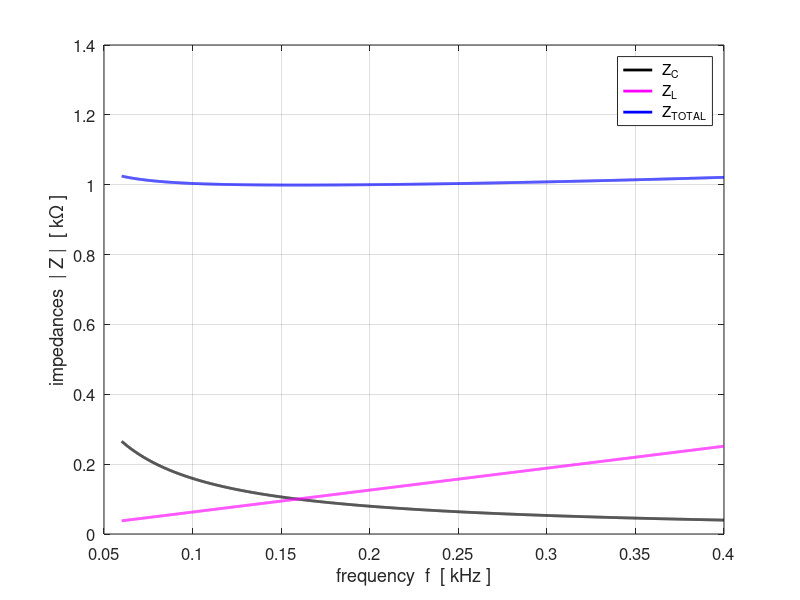

Recreate this plot in MATLAB. (Note: this script raises an error after producing the figure.)
% CRLCs1.m

% Modelling a resonance circuit
% RLC series resoance circuit

% Ian Cooper
% School of Physics, University of Sydney
% email: ian.cooper@sydney.edu.au
% ../mphome.htm
% 180103 


clear all
close all
clc

% ========================================================================
%   INPUTS   default values [ ]
% =======================================================================

% inductance Z1 [10e-3 H]
   L = 100e-3;
% capacitance Z2 [1.0e-8 F]
   C = 10e-6;  
% series resistance Z3 [ 1e2 ohms]    
   R = 1000;
% OUTPUT (LOAD) resistance Z4 [1e6 ohms]
   ROUT = 1e6;
% input voltage emf [10 V]
   V_IN = 110;
% frequency range [2000 to 50e3 Hz   5000]   
   fMin = 60; fMax = 400; N = 5000;
   
   
% =======================================================================  
%   CALCULATIONS
% =======================================================================   
   f = linspace(fMin,fMax, N); 
   w = (2*pi).*f;
   
% impedances
   Z1 = 1i .* w .* L;            % inductive impedance (reactance)
   Z2 = -1i ./ (w .*C);    % capacitive impedance (reactance)
   Z3 = R;                 % series resistance
   Z4 = ROUT;              % output or load resistance
  
   Z5 = 1./ (1./Z3 + 1./Z4);    % parallel combination
   Z6 = Z1 + Z2 + Z5;                % total circuit impedance

% currents [A] and voltages [V]
   I1 = V_IN ./ Z6;
   I2 = I1;
   V1 = I1 .* Z1;
   V2 = I2 .* Z2;
   V_OUT = V_IN - V1 - V2;
   V3 = V_OUT; V4 = V_OUT;
   I3 = V_OUT ./ Z3;
   I4 = V_OUT ./ Z4;
   
% phases
     phi_1   = angle(V1);
     phi_2   = angle(V2);
     phi_3   = angle(V3);
     
     theta_1 = angle(I1); 
     theta_2 = angle(I2);
     theta_3 = angle(I3);
     theta_4 = angle(I4);
    
% Resonance frequencies and Bandwidth calculations
   f0 = 1/(2*pi*sqrt(L*C));
   
   Ipeak = max(abs(I1));           % max input current
   k = find(abs(I1) == Ipeak);     % index for peak voltage gain
   f_peak = f(k);                  % frequency at peak 
 
   I3dB = Ipeak/sqrt(2);           % 3 dB points
   kB = find(abs(I1) > I3dB);       % indices for 3dB peak
   k1 = min(kB); f1 = f(k1);
   k2 = max(kB); f2 = f(k2);
   df = f2-f1;                   % bandwidth 
   Q = f0 / df;                  % quality factor
   
% P_OUT = V_OUT .* I2;          % power delivered to load
   P_OUT = V_OUT .* I4;  
   P_emf = V_IN .* I1;
   
% =======================================================================   
% TIME DOMAIN    select source frequency 
% =======================================================================
   c = 1;
%  c = 1 fs = f_peak; 
%  c = 2 fs = f1;
%  c = 3 fs = f2
   if c == 1; kk = k; fs = f_peak; kk = k; end
   if c == 2; kk = k1; fs = f1; end
   if c == 3; kk = k2; fs = f2; end
fs = 60;
    Ns = 500;
    ws = 2*pi*fs;
    Ts = 1/fs;
    tMin = 0;
    tMax = 3*Ts;
    t = linspace(tMin,tMax,Ns);
    
    emf = real(V_IN .* exp(1j*ws*t));
    v1 = real(abs(V1(kk)) .* exp(1j*(ws*t + phi_1(kk))));
    v2 = real(abs(V2(kk)) .* exp(1j*(ws*t + phi_2(kk))));
    v3 = real(abs(V3(kk)) .* exp(1j*(ws*t + phi_3(kk))));
    
    i1 = real(abs(I1(kk)) .* exp(1j*(ws*t + theta_1(kk))));
    i3 = real(abs(I3(kk)) .* exp(1j*(ws*t + theta_3(kk))));
    i4 = real(abs(I4(kk)) .* exp(1j*(ws*t + theta_4(kk))));
    
   
% =======================================================================
%  OUTPUTS IN COMMAND WINDOW
% =======================================================================
    fprintf('theoretical resonance frequency f0 = %3.0f Hz \n',f0);
    fprintf('peak frequency f_peak = %3.0f Hz \n',f_peak);
    fprintf('half power frequencies f1 = %3.0f Hz  %3.0f  Hz \n',f1,f2);
    fprintf('bandwidth   df = %3.0f Hz \n',df);
    fprintf('quality factor  Q  =  %3.2f  \n',Q);
%   fprintf('current at junction I_sum  =  %3.2f mA  \n',max(1e3*I_sum));


% =======================================================================
%   GRAPHICS
% =======================================================================
   fss = 12;
figure(1)   % impedances -----------------------------------------------
   pos = [0.07 0.05 0.30 0.33];
   set(gcf,'Units','normalized');
   set(gcf,'Position',pos);
   set(gcf,'color','w');

   xP = f./1e3; yP = abs(Z2)./1e3;        % capacitve reactance
   plot(xP, yP,'k','linewidth',2);   
   hold on
   yP = abs(Z1)./1e3;                     % inductive impedance
   plot(xP, yP,'m','linewidth',2);   
   yP = abs(Z6)./1e3;                     % total impedance
   plot(xP, yP,'b','linewidth',2);
   legend(' Z_C',' Z_L',' Z_{TOTAL}');
   grid on
   xlabel('frequency  f  [ kHz ]')
   ylabel('impedances  | Z |  [ k\Omega ]');
   %set(gca,'yLim',[0 5]);
   set(gca,'fontsize',fss)
   
figure(2)    % current   ------------------------------------------
   pos = [0.05 0.48 0.30 0.33];
   set(gcf,'Units','normalized');
   set(gcf,'Position',pos);
   set(gcf,'color','w');
   
   yyaxis left
   xP = f./1e3; yP = abs(I1.*1e3);
   plot(xP,yP,'b','lineWidth',2);
   %set(gca,'yLim',[0 100]);
   xlabel('frequency  f  [ kHz ]')
   ylabel('input current  I_{IN}  [ mA ]');
   ax = gca;
   ax.YAxis(1).Color = 'b';
   set(gca,'fontsize',fss);
   grid on
   
   yyaxis right
   yP = theta_1./pi;
   plot(xP,yP,'r','lineWidth',2);
   %set(gca,'yLim',[0 4e4]);
   ylabel('phase   I_{IN}    [ rad / \pi ]');
   ax.YAxis(2).Color = 'r';
   set(gca,'yLim',[-0.52 0.52]);
   set(gca,'yTick',-0.5:0.25:0.5);
   set(gca,'fontsize',fss);
   
   
figure(3)   % voltages -------------------------------------------
   pos = [0.38 0.05 0.30 0.33];
   set(gcf,'Units','normalized');
   set(gcf,'Position',pos);
   set(gcf,'color','w');

   
   xP = f./1e3; yP = V_IN .* ones(N,1);
   plot(xP,yP,'b','lineWidth',2);
   hold on
   yP = abs(V1);
   plot(xP,yP,'m','lineWidth',2);
   yP = abs(V2);
   plot(xP,yP,'k','lineWidth',2);
   yP = abs(V3);
   plot(xP,yP,'r','lineWidth',2);
   yP = abs(V1+V2);
   plot(xP,yP,'g-','lineWidth',2);
   
   set(gca,'fontsize',14);
   %set(gca,'yLim',[-0.20 V_IN + 0.2]);
   ylabel('voltages  [ V ]');
   xlabel('frequency  f  [ kHz ]')
   legend('emf','V_L','V_C','V_{OUT}','V_L + V_C');
   grid on
   %set(gca,'yLim',[0 100]);

%   
figure(4)   % power -------------------------------------------
   pos = [0.38 0.48 0.30 0.33];
   set(gcf,'Units','normalized');
   set(gcf,'Position',pos);
   set(gcf,'color','w');

   yyaxis left
   xP = f./1e3; yP = 1e3.*abs(P_OUT);        
   plot(xP, yP,'b','linewidth',2);   
   xlabel('frequency  f  [ kHz ]')
   ylabel('P_{OUT}   [ mW ]');
   ax = gca;
   ax.YAxis(1).Color = 'b';
   set(gca,'fontsize',fss);
   grid on
   
   
   yyaxis right
   yP = abs(P_emf);        
   plot(xP, yP,'r','linewidth',2);  
   grid on
   ylabel('P_{IN}   [ W ]');
   set(gca,'fontsize',fss) 
   set(gca,'yLim',[0 1]);
   

figure(5)   % voltage for L and C ------------------------------
   pos = [0.69 0.05 0.30 0.33];
   set(gcf,'Units','normalized');
   set(gcf,'Position',pos);
   set(gcf,'color','w');

   xP = f./1e3; yP = phi_1 ./ pi;        
   plot(xP, yP,'m','linewidth',2);   
   hold on
   yP = phi_2 ./ pi;
   plot(xP, yP,'k','linewidth',2);  
   legend(' V_L',' V_C');
   grid on
   xlabel('frequency  f  [ kHz ]')
   ylabel('voltage phase    [ rad / \pi ]');
   set(gca,'fontsize',fss)   
   
figure(6)   % time domain: voltages  -------------------------------------
   pos = [0.69 0.48 0.30 0.33];
   set(gcf,'Units','normalized');
   set(gcf,'Position',pos);
   set(gcf,'color','w');
   
   xP = t; yP = emf;        
   plot(xP, yP,'b','linewidth',3);   
   hold on
   yP = v1;
   plot(xP, yP,'m','linewidth',2); 
   yP = v2;
   plot(xP, yP,'k','linewidth',2); 
   set(gca,'xLIm',[0 tMax]);
   yP = v3;
   plot(xP, yP,'r','linewidth',1); 
   set(gca,'xLIm',[0 tMax]);
      
   legend(' emf',' v_L', ' v_C',' v_{OUT}');
   grid on
   xlabel('time t  [ s ]')
   ylabel('voltages  V  [ V ]');
   
   tm1 = 'f  =  ';
   tm2 = num2str(fs, '%3.0f \n');
   tm3 = '  Hz';
   tm = [tm1 tm2 tm3];
   h_tm = title(tm,'fontWeight','normal');
   set(h_tm,'fontsize',fss);
   
   set(gca,'fontsize',fss)      

   
   
figure(7)   % currrents: time domain ---------------------------------
   pos = [0.6 0.5 0.30 0.33];
   set(gcf,'Units','normalized');
   set(gcf,'Position',pos);
   set(gcf,'color','w');
   
   xP = t; yP = 1e3.*i1;        
   plot(xP, yP,'m','linewidth',3);   
   hold on
   yP = 1e3.*i3;
   plot(xP, yP,'b','linewidth',2);
   yP = 1e3.*i4;
   plot(xP, yP,'r','linewidth',2);
   yP = max(1e3.*i1) .* emf./V_IN;
   plot(xP, yP,'g','linewidth',1)
   set(gca,'xLIm',[0 tMax]);
   legend(' i_{IN}',' i_{R}', ' i_{Load}', 'emf [a.u.]');
   grid on
   xlabel('time [ s ]')
   ylabel('currents   I  [ mA ]');
   
   tm1 = 'f  =  ';
   tm2 = num2str(fs, '%3.0f \n');
   tm3 = '  Hz';
   tm = [tm1 tm2 tm3];
   h_tm = title(tm,'fontWeight','normal');
   set(h_tm,'fontsize',fss);
   %set(gca,'yLim',[-100 100])
   set(gca,'fontsize',fss)  
  
  
   
   
